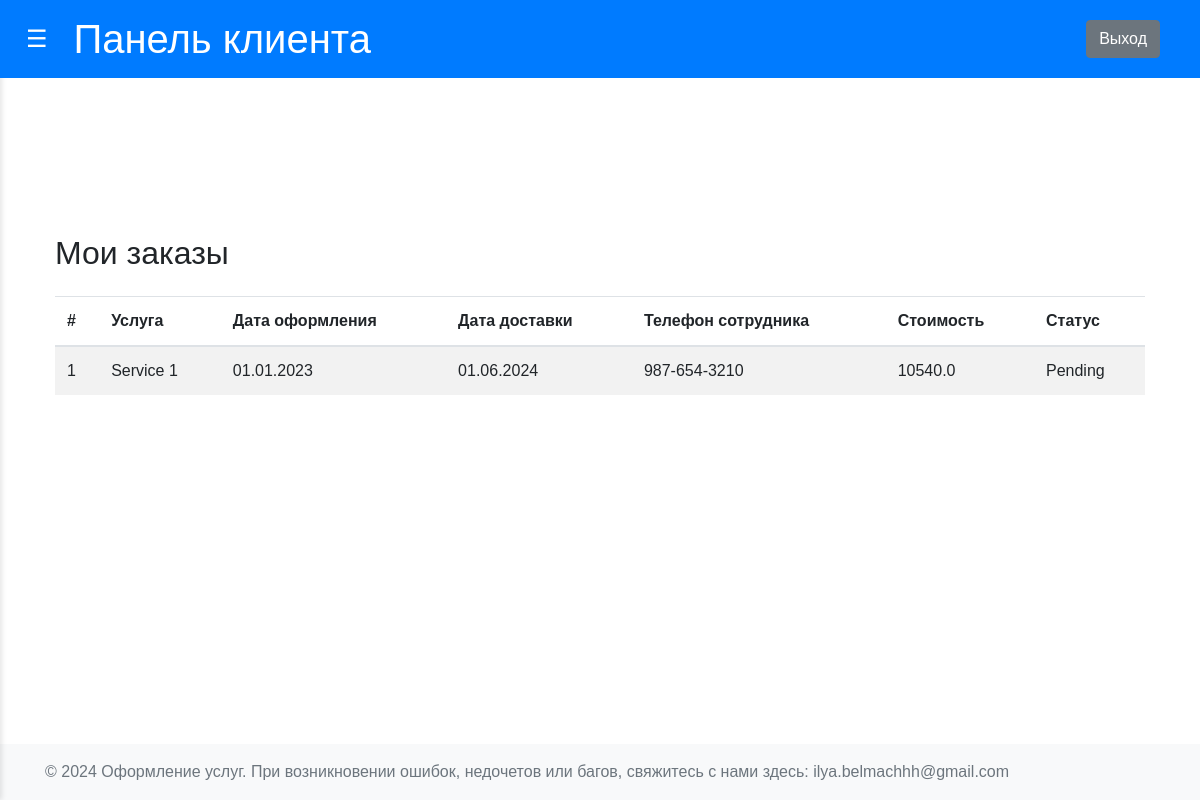
/view_client_orders (signed in), run on the app's committed database.
### app/models.py (models this page shows, shortened)
class Services(db.Model):
    __tablename__ = 'Services'
    id = db.Column(db.Integer, primary_key=True)
    service_name = db.Column(db.String(150), nullable=False)
    cost = db.Column(db.Float, nullable=False)

class Orders(db.Model):
    __tablename__ = 'Orders'
    id = db.Column(db.Integer, primary_key=True)
    client_id = db.Column(db.Integer, db.ForeignKey('Clients.id'), nullable=False)
    employee_id = db.Column(db.Integer, db.ForeignKey('Employees.id'))
    service_id = db.Column(db.Integer, db.ForeignKey('Services.id'))
    status_id = db.Column(db.Integer, db.ForeignKey('OrdersStatuses.id'))
    order_date = db.Column(db.Date, nullable=False)
    client = db.relationship('Clients', backref=db.backref('OrderedObjects', lazy=True))
    employee = db.relationship('Employees', backref=db.backref('OrderedObjects', lazy=True))
    service = db.relationship('Services', backref=db.backref('OrderedObjects', lazy=True))
    status = db.relationship('OrdersStatuses', backref=db.backref('OrderedObjects', lazy=True))
    delivery = db.relationship('Delivery', cascade="all,delete", backref=db.backref('OrderedObjects', lazy=True))

class Delivery(db.Model):
    __tablename__ = 'Delivery'
    id = db.Column(db.Integer, primary_key=True)
    order_id = db.Column(db.Integer, db.ForeignKey('Orders.id'))
    delivery_date = db.Column(db.Date, nullable=False)
    order = db.relationship("Orders", backref=db.backref("Delivery", lazy=True, cascade="all,delete"))

class Employees(db.Model):
    __tablename__ = 'Employees'
    id = db.Column(db.Integer, primary_key=True)
    post_id = db.Column(db.Integer, db.ForeignKey('Posts.id'))
    full_name = db.Column(db.String(150), nullable=False)
    telephone = db.Column(db.String(50), nullable=False)
    login = db.Column(db.String(150), unique=True, nullable=False)
    password = db.Column(db.String(150), nullable=False)
    is_admin = db.Column(db.Boolean, default=False, nullable=False)
    post = db.relationship('Posts', backref=db.backref('Employees', lazy=True))

class OrdersStatuses(db.Model):
    __tablename__ = 'OrdersStatuses'
    id = db.Column(db.Integer, primary_key=True)
    status_name = db.Column(db.String(150), nullable=False)

### app/clients/routs.py (the view)
@clients.route('/view_client_orders')
def view_client_orders():
    if session.get('role') != 'client':
        return redirect(url_for('users.login'))
    client_id = session.get('user_id')
    orders = Orders.query.filter_by(client_id=client_id).all()
    orders_with_details = []
    for order in orders:
        service = Services.query.get(order.service_id)
        status = OrdersStatuses.query.get(order.status_id)
        delivery = Delivery.query.filter_by(order_id=order.id).first()
        delivery_date = delivery.delivery_date if delivery else None
        employee = Employees.query.get(order.employee_id)
        orders_with_details.append({
            'id': order.id,
            'service_name': service.service_name,
            'order_date': order.order_date,
            'status_name': status.status_name,
            'delivery_date': delivery_date,
            'total_price': str(get_order_total_cost(order.id)),
            'employee_telephone': employee.telephone if employee else 'N/A',
        })
    return render_template('client/view_orders.html', orders=orders_with_details)

### app/__init__.py (called while the page is built)
def create_app(config=Config):
    app = Flask(__name__)
    app.config.from_object(config)
    app.jinja_env.filters['zip'] = zip
    @app.template_filter()
    def kravchuk_date_format(date_value: date):
        if date_value:
            return date_value.strftime("%d.%m.%Y")
        return date_value
    db.init_app(app)
    from app.users.routes import users
    from app.clients.routs import clients
    from app.employees.routs import employees
    from app.admin.routs import admin
    app.register_blueprint(users)
    app.register_blueprint(clients)
    app.register_blueprint(employees)
    app.register_blueprint(admin)
    return app

### app/clients/utils.py (called while the page is built)
def get_order_total_cost(order_id: int):
    order = Orders.query.get(order_id)
    order_cost = order.service.cost
    ordered_objs = OrderedObjects.query.filter_by(order_id=order.id)
    for ordered_obj in ordered_objs:
        object_cost = ordered_obj.object.cost
        amount = ordered_obj.count
        ord_objs_cats = OrderedObjectCategories.query.filter_by(order_id=order.id, object_id=ordered_obj.object_id)
        for ord_obj_cats in ord_objs_cats:
            if ord_obj_cats.subcategory:
                object_cost += ord_obj_cats.subcategory.cost
        order_cost += object_cost * amount
    return order_cost

### app/templates/client/view_orders.html (shortened to what this page needs)
{% extends "client/dashboard_client_base.html" %}
{% block content %}
<div class="container mt-5">
    <h2 class="mb-4">Мои заказы</h2>
    <table class="table table-striped">
        <thead>
            <tr>
                <th scope="col">#</th>
                <th scope="col">Услуга</th>
                <th scope="col">Дата оформления</th>
                <th scope="col">Дата доставки</th>
                <th scope="col">Телефон сотрудника</th>
                <th scope="col">Стоимость</th>
                <th scope="col">Статус</th>
            </tr>
        </thead>
        <tbody>
            {% for order in orders %}
            <tr>
                <td>{{ loop.index }}</td>
                <td>{{ order.service_name }}</td>
                <td>{{ order.order_date|kravchuk_date_format }}</td>
                <td>{{ order.delivery_date|kravchuk_date_format if order.delivery_date else 'Не требуется' }}</td>
                <td>{{ order.employee_telephone }}</td>
                <td>{{ order.total_price }}</td>
                <td>{{ order.status_name }}</td>
            </tr>
            {% endfor %}
        </tbody>
    </table>
</div>
{% endblock %}

### app/static/css/styles.css (style rules this page uses)
body { font-family: Arial, sans-serif; margin: 0; display: flex; height: 100vh; overflow: hidden; }
main h2 { margin-top: 0; }

### data on the page
Services: service_name "Service 1"
Orders: order_date|kravchuk_date_format "01.01.2023"
Delivery: delivery_date|kravchuk_date_format "01.06.2024"
Employees: employee_telephone "987-654-3210"
OrdersStatuses: status_name "Pending"

### other printed values
{{ order.total_price }} "10540.0"
